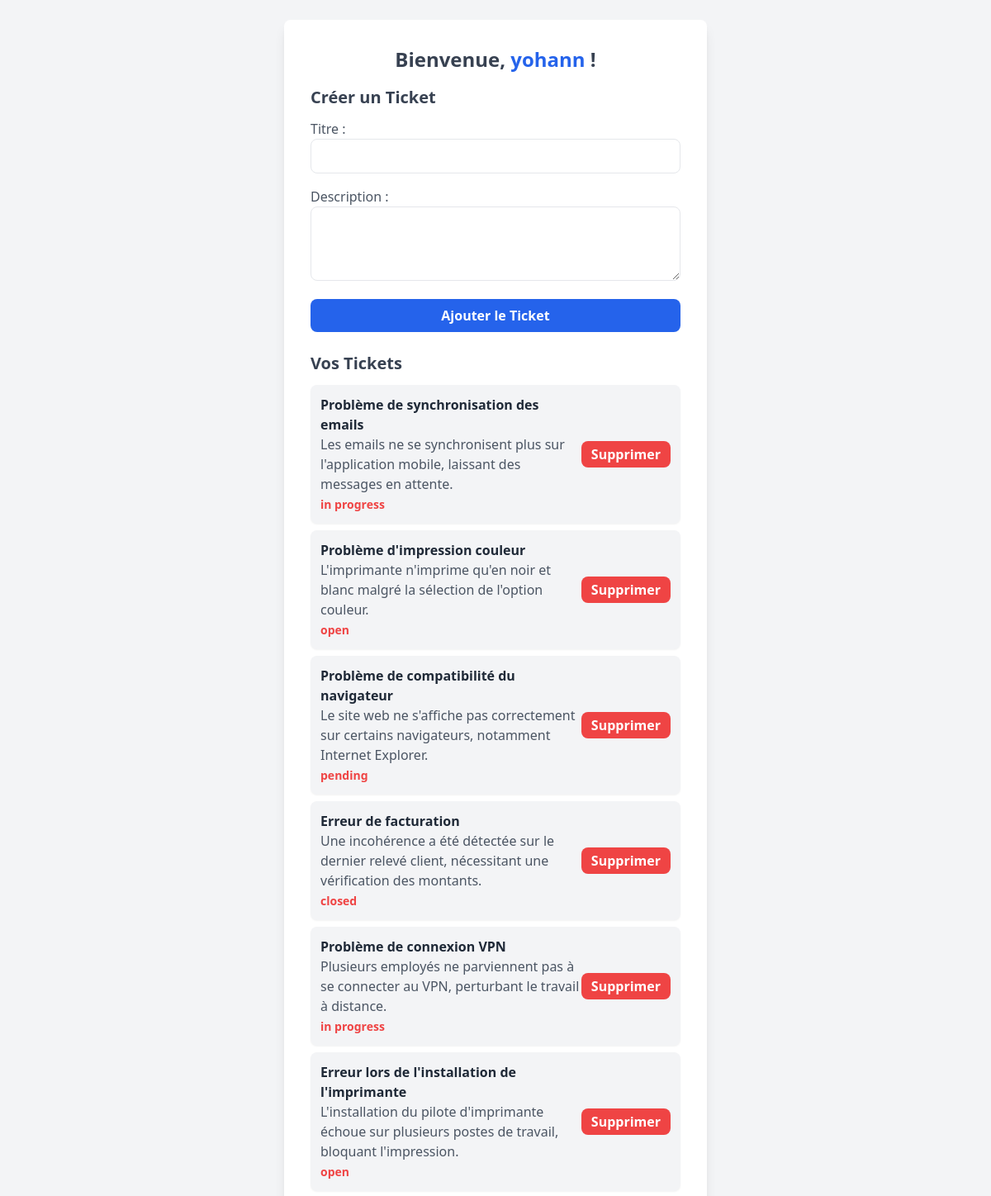
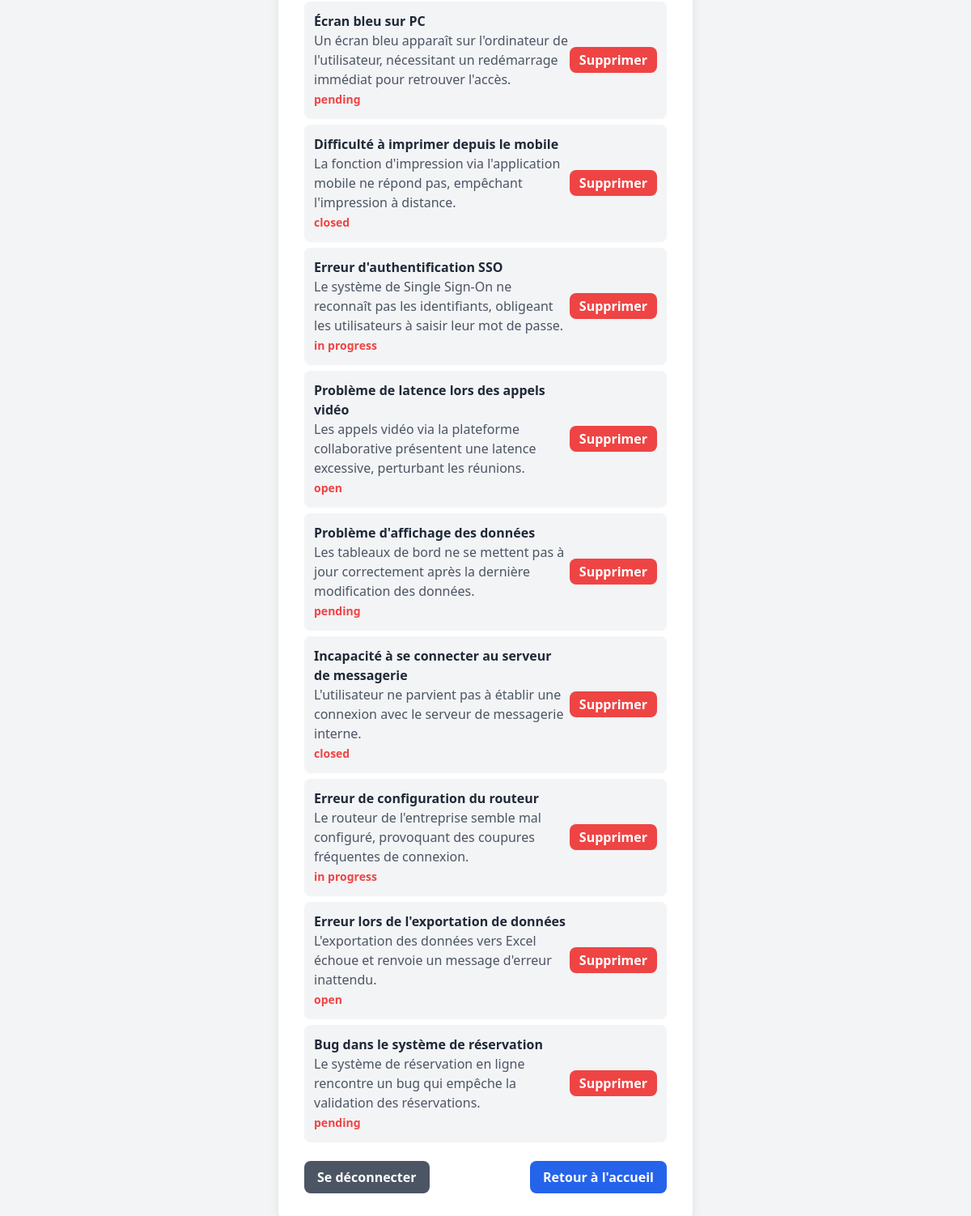
The app's page /tickets (signed in) with its own data (2 pictures, top to bottom).
### app.py (models this page shows, shortened)
class User(db.Model):
    id = db.Column(db.Integer, primary_key=True)
    username = db.Column(db.String(20), unique=True, nullable=False)
    password = db.Column(db.String(60), nullable=False)
    role = db.Column(db.String(60), nullable=True)
    tasks = db.relationship('Task', backref='user', lazy=True)
    tickets = db.relationship('Ticket', backref='user', lazy=True)

class Ticket(db.Model):
    id = db.Column(db.Integer, primary_key=True)
    user_id = db.Column(db.Integer, db.ForeignKey('user.id'), nullable=False)  # Clé étrangère
    title = db.Column(db.String(100), nullable=False)
    description = db.Column(db.Text, nullable=False)
    status = db.Column(db.String(50), nullable=False, default="open")  # Exemple : ouvert, en cours, fermé

### app.py (the view, shortened to what this page needs)
@app.route('/tickets', methods=['GET', 'POST'])
def tickets():
    if 'user_id' not in session:
        flash("Veuillez vous connecter d'abord.", 'warning')
        return redirect(url_for('login'))
    user = User.query.get(session['user_id'])
    tickets = Ticket.query.filter_by(user_id=user.id).all()
    return render_template('tickets.html', username=user.username, tickets=tickets)

### app.py (called while the page is built)
@login_manager.user_loader
def load_user(user_id):
    return User.query.get(user_id)

### templates/tickets.html (shortened to what this page needs)
<!DOCTYPE html>
<html lang="fr">
<head>
    <script src="https://cdn.tailwindcss.com"></script>
</head>
<body class="bg-gray-100 flex items-center justify-center min-h-screen p-6">
    <div class="bg-white shadow-lg rounded-lg p-8 w-full max-w-lg">
        <h1 class="text-2xl font-bold text-center text-gray-700 mb-4">Bienvenue, <span class="text-blue-600">{{ username }}</span> !</h1>
        <h2 class="text-xl font-semibold text-gray-700 mb-3">Créer un Ticket</h2>
        <form method="POST" class="space-y-4">
            <div>
                <label for="title" class="block text-gray-600">Titre :</label>
                <input type="text" id="title" name="title" required
                    class="w-full px-4 py-2 border rounded-lg focus:outline-none focus:ring-2 focus:ring-blue-500">
            </div>
            <div>
                <label for="description" class="block text-gray-600">Description :</label>
                <textarea id="description" name="description" rows="3" required
                    class="w-full px-4 py-2 border rounded-lg focus:outline-none focus:ring-2 focus:ring-blue-500"></textarea>
            </div>
            <button type="submit"
                class="w-full bg-blue-600 hover:bg-blue-700 text-white font-bold py-2 px-4 rounded-lg transition duration-300">
                Ajouter le Ticket
            </button>
        </form>
        <h2 class="text-xl font-semibold text-gray-700 mt-6 mb-3">Vos Tickets</h2>
        {% if tickets %}
        <ul class="space-y-2">
            {% for ticket in tickets %}
                <li class="flex justify-between items-center bg-gray-100 p-3 rounded-lg shadow-sm">
                    <div>
                        <h3 class="font-semibold text-gray-800">{{ ticket.title }}</h3>
                        <p class="text-gray-600">{{ ticket.description }}</p>
                        <span class="text-sm font-bold {% if ticket.status == 'ouvert' %}text-green-500{% elif ticket.status == 'en cours' %}text-yellow-500{% else %}text-red-500{% endif %}">
                            {{ ticket.status }}
                        </span>
                    </div>
                    <form method="POST" action="{{ url_for('delete_ticket', ticket_id=ticket.id) }}">
                        <button type="submit" class="bg-red-500 hover:bg-red-600 text-white font-bold py-1 px-3 rounded-lg transition duration-300">
                            Supprimer
                        </button>
                    </form>
                </li>
            {% endfor %}
        </ul>
        {% else %}
        <p class="text-center text-gray-600 text-lg">Aucun ticket trouvé.</p>
        {% endif %}
        <div class="mt-6 flex justify-between">
            <a href="{{ url_for('logout') }}">
                <button class="bg-gray-600 hover:bg-gray-700 text-white font-bold py-2 px-4 rounded-lg transition duration-300">
                    Se déconnecter
                </button>
            </a>
            <a href="{{ url_for('index') }}">
                <button class="bg-blue-600 hover:bg-blue-700 text-white font-bold py-2 px-4 rounded-lg transition duration-300">
                    Retour à l'accueil
                </button>
            </a>
        </div>
    </div>
</body>
</html>

### records on screen
User: username "yohann"
Ticket: title "Problème de synchronisation des emails", description "Les emails ne se synchronisent plus sur l'application mobile, laissant des messages en attente.", status "in progress"
Ticket: title "Problème d'impression couleur", description "L'imprimante n'imprime qu'en noir et blanc malgré la sélection de l'option couleur.", status "open"
Ticket: title "Problème de compatibilité du navigateur", description "Le site web ne s'affiche pas correctement sur certains navigateurs, notamment Internet Explorer.", status "pending"
Ticket: title "Erreur de facturation", description "Une incohérence a été détectée sur le dernier relevé client, nécessitant une vérification des montants.", status "closed"
Ticket: title "Problème de connexion VPN", description "Plusieurs employés ne parviennent pas à se connecter au VPN, perturbant le travail à distance.", status "in progress"
Ticket: title "Erreur lors de l'installation de l'imprimante", description "L'installation du pilote d'imprimante échoue sur plusieurs postes de travail, bloquant l'impression.", status "open"
Ticket: title "Écran bleu sur PC", description "Un écran bleu apparaît sur l'ordinateur de l'utilisateur, nécessitant un redémarrage immédiat pour retrouver l'accès.", status "pending"
Ticket: title "Difficulté à imprimer depuis le mobile", description "La fonction d'impression via l'application mobile ne répond pas, empêchant l'impression à distance.", status "closed"
Ticket: title "Erreur d'authentification SSO", description "Le système de Single Sign-On ne reconnaît pas les identifiants, obligeant les utilisateurs à saisir leur mot de passe.", status "in progress"
Ticket: title "Problème de latence lors des appels vidéo", description "Les appels vidéo via la plateforme collaborative présentent une latence excessive, perturbant les réunions.", status "open"
Ticket: title "Problème d'affichage des données", description "Les tableaux de bord ne se mettent pas à jour correctement après la dernière modification des données.", status "pending"
Ticket: title "Incapacité à se connecter au serveur de messagerie", description "L'utilisateur ne parvient pas à établir une connexion avec le serveur de messagerie interne.", status "closed"
Ticket: title "Erreur de configuration du routeur", description "Le routeur de l'entreprise semble mal configuré, provoquant des coupures fréquentes de connexion.", status "in progress"
Ticket: title "Erreur lors de l'exportation de données", description "L'exportation des données vers Excel échoue et renvoie un message d'erreur inattendu.", status "open"
Ticket: title "Bug dans le système de réservation", description "Le système de réservation en ligne rencontre un bug qui empêche la validation des réservations.", status "pending"
